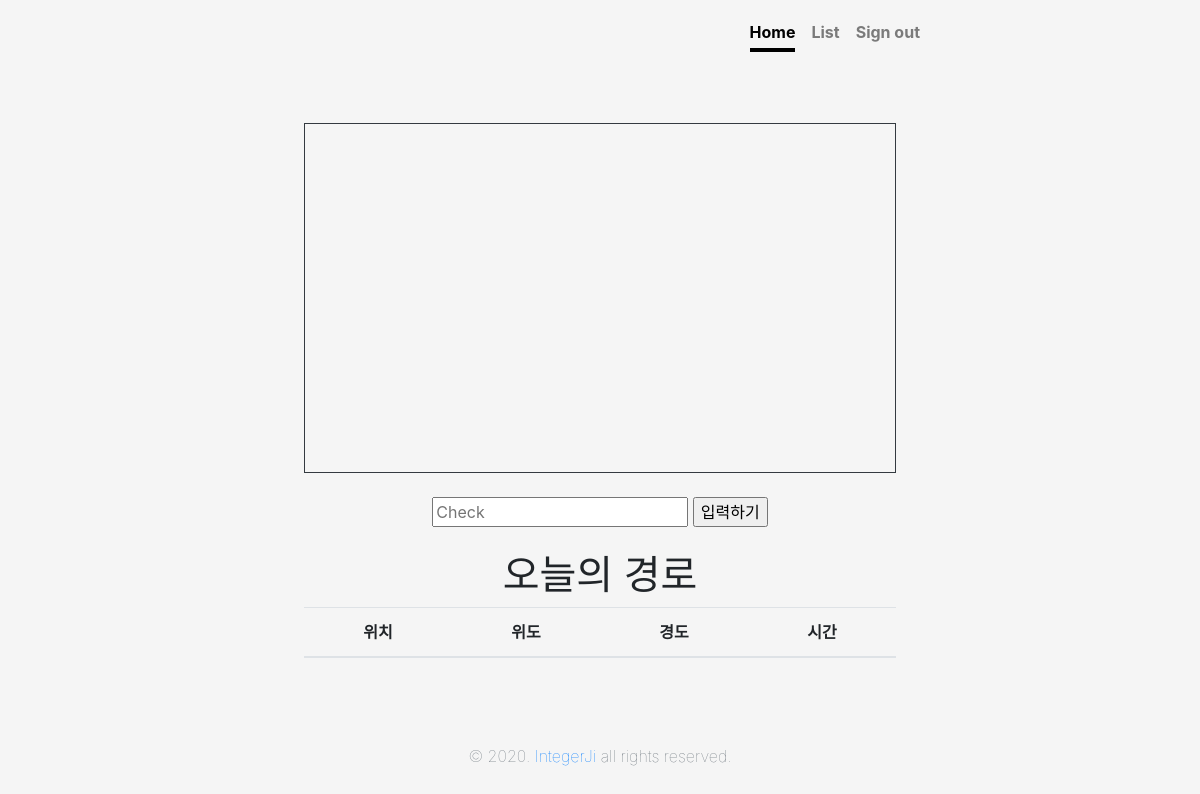
The page /app/index/ (signed in) on the database as committed earlier.
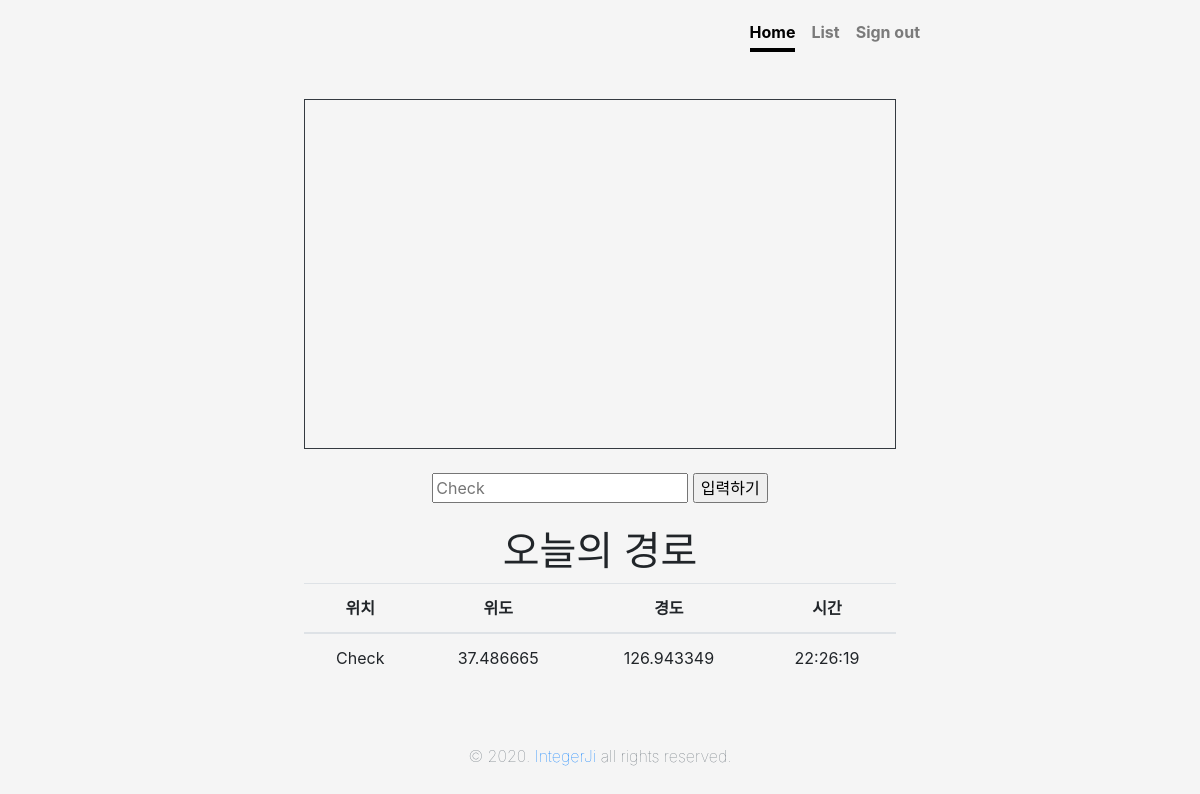
The same page on the database as committed later.
### app/models.py (models this page shows)
class Report(models.Model):
    objects = models.Manager()
    input_user = models.ForeignKey(User, on_delete = models.CASCADE)
    input_report = models.CharField(max_length=200, null = True, default='비어있음')
    input_date = models.CharField(max_length=20, default=0, null=True, blank=True)
    input_time = models.CharField(max_length=20, default=0, null=True, blank=True)
    input_lat = models.DecimalField(max_digits=9, decimal_places=6, null = True)
    input_lon = models.DecimalField(max_digits=9, decimal_places=6, null = True)

### app/views.py (the view)
# urls.py: path('index/', views.index, name='index'),
def index(request):
    today = DateFormat(datetime.now()).format('Y-m-d')
    report = Report.objects.filter(input_user=request.user,input_date=today)
    API_KEY = getattr(settings, 'API_KEY', 'API_KEY')
    return render(request, 'index.html', {'report':report, 'apiKey':API_KEY})

### app/templates/index.html (shortened to what this page needs)
{% load static %}
<!doctype html>
<html lang="en">
<head>
  <link href="{% static 'css/bootstrap.css' %}" rel="stylesheet">
  <link href="{% static 'css/cover.css' %}" rel="stylesheet">
</head>
<body class="text-center">
  <div class="cover-container d-flex w-100 h-100 p-3 mx-auto flex-column">
    <header class="masthead mb-auto">
      <div class="inner">
        <nav class="nav nav-masthead justify-content-center">
          <a class="nav-link active" href="{% url 'index' %}">Home</a>
          <a class="nav-link" href="{% url 'list' %}">List</a>
          <a class="nav-link" href="{% url 'signout' %}">Sign out</a>
        </nav>
      </div>
    </header>
    <main role="main" class="inner cover">
      <div id="map" style="width:100%;height:350px;" class="border border-dark"></div>
      <br>
      <form class="form-signin" method="POST" action="{% url 'report'%}">
        <input type="text" id ="input_report" name="input_report" placeholder="Check">
        <input type="button" id="btn-save" name="btn-save" value="입력하기" />
      </form>
      <br>
      <h1 class="cover-heading">오늘의 경로</h1>
      <table class="table">
        <thead>
          <tr>
            <th scope="col">위치</th>
            <th scope="col">위도</th>
            <th scope="col">경도</th>
            <th scope="col">시간</th>
          </tr>
        </thead>
        <tbody id="reportTable">
          {% for report in report.all %}
          <tr>
            <td>{{ report.input_report }}</td>
            <td>{{ report.input_lat }}</td>
            <td>{{ report.input_lon }}</td>
            <td>{{ report.input_time }}</td>
          </tr>
          {% endfor %}
        </tbody>
      </table>
    </main>
    <footer class="mastfoot mt-auto">
      <div class="inner">
        <p class="text-muted font-weight-lighter">&copy; 2020. <a href="https://www.instagram.com/integer_ji/">IntegerJi</a> all rights reserved.</p>
      </div>
    </footer>
  </div>
</body>
</html>

Rows that differ between the two databases and show on the page:
added Report: input_report "Check", input_lat "37.486665", input_lon "126.943349", input_time "22:26:19"
